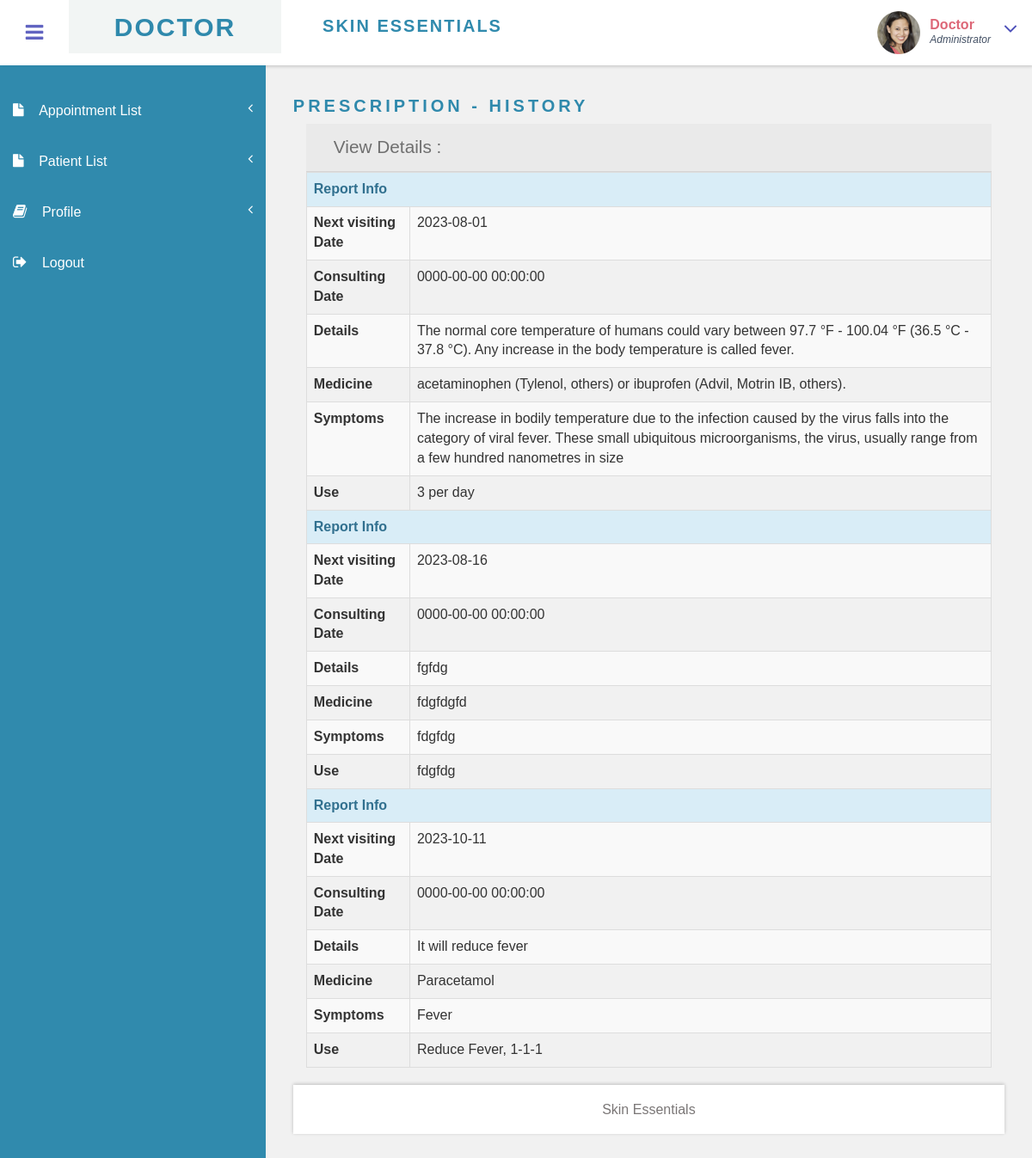
Page /Doctor/view_prescription_by_patient_id.php?id=5 (signed in) on the committed database.
### tables this page shows
CREATE TABLE `tbl_prescription` (
  `prescription_id` int(11) NOT NULL,
  `appointment_id` int(11) NOT NULL,
  `visiting_date` date NOT NULL,
  `entry_date` timestamp NOT NULL DEFAULT current_timestamp(),
  `details` longtext NOT NULL,
  `medicine` longtext NOT NULL,
  `symptoms` longtext NOT NULL,
  `uses` longtext NOT NULL
);

CREATE TABLE `tbl_appointment` (
  `appointment_id` int(11) NOT NULL,
  `doctor_login_id` int(11) NOT NULL,
  `patient_login_id` int(11) NOT NULL,
  `appointment_date` date NOT NULL,
  `entry_date` timestamp NOT NULL DEFAULT current_timestamp(),
  `status` varchar(50) NOT NULL DEFAULT 'Not Consulted'
);

### Doctor/view_prescription_by_patient_id.php (the view, shortened to what this page needs)
<?php include("header.php") ?>
<div id="page-wrapper">
    <div class="main-page">
        <div class="forms">
            <h3 class="title1"> Prescription  - History</h3>
            <div class="col-sm-12" style="margin-top: 10px;">
    <div class="form-title">
                    <h4>View Details :</h4>
                </div>
                <?php
             include("../db.php");
             $pid=$_GET['id'];
              $sql="select * from tbl_prescription inner join tbl_appointment on tbl_prescription.appointment_id=tbl_appointment.appointment_id  where tbl_appointment.patient_login_id=$pid";
             $qt=  mysqli_query($con,$sql);
             $n=mysqli_num_rows($qt);
             if($n>0)
             {
?>
                            <table class="table table-striped table-bordered">
<?php while ($row=  mysqli_fetch_array($qt))
                                            {
?>
     <tr>
                                <th colspan="2" class="alert-info">
                                  Report Info
                                </th></tr>
                                <tr>
                                <tr>
                                <th>Next visiting Date</th>
                                <td><?php echo $row['visiting_date']; ?> </td></tr>
                                <tr>
                                <th>Consulting Date</th>
                                <td><?php echo $row['entry_date']; ?> </td></tr>
                                <tr>
                                    <th>Details</th>
                                    <td><?php echo $row['details']; ?> </td></tr>
                                  </tr>
                                  <tr>
                                    <th>Medicine</th>
                                    <td><?php echo   $row['medicine']; ?> </td></tr>
                                  <tr>
                                    <th>Symptoms</th>
                                    <td><?php echo $row['symptoms']; ?> </td></tr>
                                  <tr>
                                    <th>Use</th>
                                    <td><?php echo $row['uses']; ?> </td></tr>
                              <?php
                                    } ?>
                                      </table>
                                    <?php }
                                    else{
                                    ?>
                                      <div class="alert alert-success"> No List Available</div>
                                    <?php } ?>
            </div>
            <div class="row">
        </div>
    </div>
</div>
<?php include("footer.php") ?>

### assets/assets_admin/css/style.css (style rules this page uses)
h4, h5, h6, h1, h2, h3 { margin: 0; }
html, body { font-family:'Franklin Gothic Medium', 'Arial Narrow', Arial, sans-serif; font-size: 100%; overflow-x: hidden; background: #fff; }
h1,h2,h3,h4,h5,h6 { margin:0; }
.cbp-spmenu-push { overflow-x: hidden; position: relative; }
.cbp-spmenu, .cbp-spmenu-push { -webkit-transition: all 0.3s ease; -moz-transition: all 0.3s ease; transition: all 0.3s ease; }
.cbp-spmenu-push div#page-wrapper { margin: 0 0 0 19.3em; transition:.5s all; -webkit-transition:.5s all; -moz-transition:.5s all; }
.charts,.row { margin: 2em 0 0; }
h3.title1 { font-size:20px; color: #197da4e5; letter-spacing: 4px; font-weight: bold; text-transform: uppercase; margin-bottom: 0.8em; }
.table > thead > tr > th, .table > tbody > tr > th, .table > tfoot > tr > th, .table > thead > tr > td, .table > tbody > tr > td, .table > tfoot > tr > td { border-top: none; }
.forms h3.title1 { margin-bottom:0; }
.forms h4 { font-size: 1.3em; color: #6F6F6F; }
.form-title { padding: 1em 2em; background-color: #EAEAEA; border-bottom: 1px solid #D6D5D5; }

### assets/assets_admin/css/custom.css (style rules this page uses)
#page-wrapper { padding:7em 2em 2.5em; background-color: #F1F1F1; }

### rows in the picture
tbl_prescription: visiting_date "2023-08-01", appointment.entry_date "0000-00-00 00:00:00", details "The normal core temperature of humans could vary between 97.7 °F - 100.04 °F (36.5 °C - 37.8 °C). Any increase in the body temperature is called fever.", medicine "acetaminophen (Tylenol, others) or ibuprofen (Advil, Motrin IB, others).", symptoms "The increase in bodily temperature due to the infection caused by the virus falls into the category of viral fever. These small ubiquitous microorganisms, the virus, usually range from a few hundred nanometres in size", uses "3 per day"
tbl_prescription: visiting_date "2023-08-16", appointment.entry_date "0000-00-00 00:00:00", details "fgfdg", medicine "fdgfdgfd", symptoms "fdgfdg", uses "fdgfdg"
tbl_prescription: visiting_date "2023-10-11", appointment.entry_date "0000-00-00 00:00:00", details "It will reduce fever", medicine "Paracetamol", symptoms "Fever", uses "Reduce Fever, 1-1-1"
